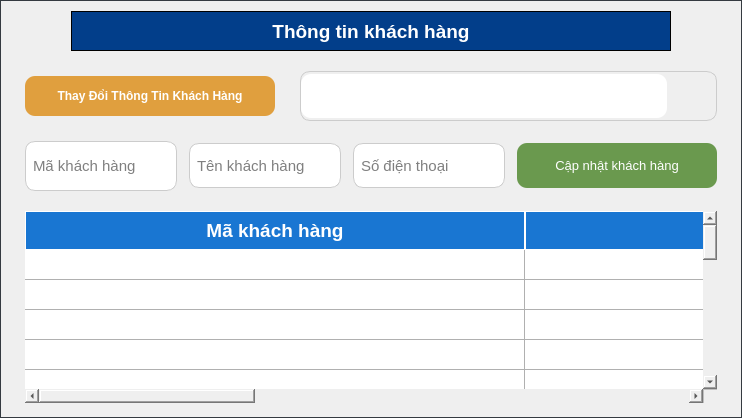
               <widget class="QWidget" name="customer_page">
                <property name="styleSheet">
                 <string notr="true">border: 1px solid #343a40;</string>
                </property>
                <layout class="QVBoxLayout" name="verticalLayout_24">
                 <property name="spacing">
                  <number>20</number>
                 </property>
                 <property name="leftMargin">
                  <number>25</number>
                 </property>
                 <property name="rightMargin">
                  <number>25</number>
                 </property>
                 <property name="bottomMargin">
                  <number>15</number>
                 </property>
                 <item>
                  <widget class="QFrame" name="frame_44">
                   <property name="minimumSize">
                    <size>
                     <width>0</width>
                     <height>40</height>
                    </size>
                   </property>
                   <property name="maximumSize">
                    <size>
                     <width>16777215</width>
                     <height>40</height>
                    </size>
                   </property>
                   <property name="styleSheet">
                    <string notr="true">border: none;</string>
                   </property>
                   <property name="frameShape">
                    <enum>QFrame::StyledPanel</enum>
                   </property>
                   <property name="frameShadow">
                    <enum>QFrame::Raised</enum>
                   </property>
                   <layout class="QVBoxLayout" name="verticalLayout_22">
                    <property name="leftMargin">
                     <number>0</number>
                    </property>
                    <property name="topMargin">
                     <number>0</number>
                    </property>
                    <property name="rightMargin">
                     <number>0</number>
                    </property>
                    <property name="bottomMargin">
                     <number>0</number>
                    </property>
                    <item alignment="Qt::AlignHCenter">
                     <widget class="QLabel" name="label_11">
                      <property name="minimumSize">
                       <size>
                        <width>600</width>
                        <height>0</height>
                       </size>
                      </property>
                      <property name="maximumSize">
                       <size>
                        <width>800</width>
                        <height>16777215</height>
                       </size>
                      </property>
                      <property name="font">
                       <font>
                        <pointsize>14</pointsize>
                        <weight>75</weight>
                        <bold>true</bold>
                       </font>
                      </property>
                      <property name="styleSheet">
                       <string notr="true">border: 1px solid rgb(0, 0, 0);;
background-color: #023e8a;
color: rgb(255, 255, 255)</string>
                      </property>
                      <property name="text">
                       <string>Thông tin khách hàng</string>
                      </property>
                      <property name="alignment">
                       <set>Qt::AlignCenter</set>
                      </property>
                     </widget>
                    </item>
                   </layout>
                  </widget>
                 </item>
                 <item>
                  <widget class="QFrame" name="frame_41">
                   <property name="minimumSize">
                    <size>
                     <width>0</width>
                     <height>50</height>
                    </size>
                   </property>
                   <property name="styleSheet">
                    <string notr="true">border: none;</string>
                   </property>
                   <property name="frameShape">
                    <enum>QFrame::StyledPanel</enum>
                   </property>
                   <property name="frameShadow">
                    <enum>QFrame::Raised</enum>
                   </property>
                   <layout class="QHBoxLayout" name="horizontalLayout_23">
                    <property name="spacing">
                     <number>25</number>
                    </property>
                    <property name="leftMargin">
                     <number>0</number>
                    </property>
                    <property name="topMargin">
                     <number>0</number>
                    </property>
                    <property name="rightMargin">
                     <number>0</number>
                    </property>
                    <property name="bottomMargin">
                     <number>0</number>
                    </property>
                    <item>
                     <widget class="QFrame" name="frame_42">
                      <property name="minimumSize">
                       <size>
                        <width>0</width>
                        <height>40</height>
                       </size>
                      </property>
                      <property name="maximumSize">
                       <size>
                        <width>16777215</width>
                        <height>40</height>
                       </size>
                      </property>
                      <property name="frameShape">
                       <enum>QFrame::StyledPanel</enum>
                      </property>
                      <property name="frameShadow">
                       <enum>QFrame::Raised</enum>
                      </property>
                      <layout class="QVBoxLayout" name="verticalLayout_17">
                       <property name="leftMargin">
                        <number>0</number>
                       </property>
                       <property name="topMargin">
                        <number>0</number>
                       </property>
                       <property name="rightMargin">
                        <number>0</number>
                       </property>
                       <property name="bottomMargin">
                        <number>0</number>
                       </property>
                       <item>
                        <widget class="QToolButton" name="show_update_customer_btn">
                         <property name="minimumSize">
                          <size>
                           <width>250</width>
                           <height>40</height>
                          </size>
                         </property>
                         <property name="maximumSize">
                          <size>
                           <width>250</width>
                           <height>40</height>
                          </size>
                         </property>
                         <property name="font">
                          <font>
                           <pointsize>9</pointsize>
                           <weight>75</weight>
                           <bold>true</bold>
                          </font>
                         </property>
                         <property name="styleSheet">
                          <string notr="true">#show_update_customer_btn{
background-color: #e09f3e;
color: rgb(255, 255, 255);
border-radius: 10px;
}

#show_update_customer_btn:hover{
background-color: #495057;
}</string>
                         </property>
                         <property name="text">
                          <string>Thay Đổi Thông Tin Khách Hàng</string>
                         </property>
                        </widget>
                       </item>
                      </layout>
                     </widget>
                    </item>
                    <item>
                     <widget class="QFrame" name="frame_43">
                      <property name="styleSheet">
                       <string notr="true">border: 1px solid #ccc;
border-radius: 10px;</string>
                      </property>
                      <property name="frameShape">
                       <enum>QFrame::StyledPanel</enum>
                      </property>
                      <property name="frameShadow">
                       <enum>QFrame::Raised</enum>
                      </property>
                      <layout class="QHBoxLayout" name="horizontalLayout_24">
                       <property name="leftMargin">
                        <number>0</number>
                       </property>
                       <property name="topMargin">
                        <number>0</number>
                       </property>
                       <property name="rightMargin">
                        <number>11</number>
                       </property>
                       <property name="bottomMargin">
                        <number>0</number>
                       </property>
                       <item>
                        <widget class="QLineEdit" name="search_customer_2">
                         <property name="minimumSize">
                          <size>
                           <width>0</width>
                           <height>44</height>
                          </size>
                         </property>
                         <property name="maximumSize">
                          <size>
                           <width>16777215</width>
                           <height>44</height>
                          </size>
                         </property>
                         <property name="font">
                          <font>
                           <pointsize>12</pointsize>
                          </font>
                         </property>
                         <property name="styleSheet">
                          <string notr="true">padding: 5 5px;
border: none;</string>
                         </property>
                        </widget>
                       </item>
                       <item>
                        <widget class="QPushButton" name="search_customer_btn_2">
                         <property name="cursor">
                          <cursorShape>PointingHandCursor</cursorShape>
                         </property>
                         <property name="styleSheet">
                          <string notr="true">border: none;</string>
                         </property>
                         <property name="text">
                          <string/>
                         </property>
                         <property name="icon">
                          <iconset resource="../../../resources/resources.qrc">
                           <normaloff>:/UI/icons/search.svg</normaloff>:/UI/icons/search.svg</iconset>
                         </property>
                         <property name="iconSize">
                          <size>
                           <width>35</width>
                           <height>35</height>
                          </size>
                         </property>
                        </widget>
                       </item>
                      </layout>
                     </widget>
                    </item>
                   </layout>
                  </widget>
                 </item>
                 <item>
                  <widget class="QFrame" name="contain_update_customer">
                   <property name="minimumSize">
                    <size>
                     <width>0</width>
                     <height>50</height>
                    </size>
                   </property>
                   <property name="maximumSize">
                    <size>
                     <width>16777215</width>
                     <height>50</height>
                    </size>
                   </property>
                   <property name="styleSheet">
                    <string notr="true">border: 0px solid #ccc;</string>
                   </property>
                   <property name="frameShape">
                    <enum>QFrame::StyledPanel</enum>
                   </property>
                   <property name="frameShadow">
                    <enum>QFrame::Raised</enum>
                   </property>
                   <layout class="QHBoxLayout" name="horizontalLayout_25">
                    <property name="spacing">
                     <number>12</number>
                    </property>
                    <property name="leftMargin">
                     <number>0</number>
                    </property>
                    <property name="topMargin">
                     <number>0</number>
                    </property>
                    <property name="rightMargin">
                     <number>0</number>
                    </property>
                    <property name="bottomMargin">
                     <number>0</number>
                    </property>
                    <item>
                     <widget class="QLineEdit" name="customer_id">
                      <property name="sizePolicy">
                       <sizepolicy hsizetype="Expanding" vsizetype="Preferred">
                        <horstretch>0</horstretch>
                        <verstretch>0</verstretch>
                       </sizepolicy>
                      </property>
                      <property name="font">
                       <font>
                        <pointsize>11</pointsize>
                       </font>
                      </property>
                      <property name="styleSheet">
                       <string notr="true">#customer_id{
border: 1px solid #ccc;
border-radius: 10px;
padding: 5 5px;
}</string>
                      </property>
                      <property name="readOnly">
                       <bool>true</bool>
                      </property>
                      <property name="placeholderText">
                       <string>Mã khách hàng</string>
                      </property>
                     </widget>
                    </item>
                    <item>
                     <widget class="QLineEdit" name="new_customer_name">
                      <property name="minimumSize">
                       <size>
                        <width>0</width>
                        <height>45</height>
                       </size>
                      </property>
                      <property name="maximumSize">
                       <size>
                        <width>16777215</width>
                        <height>45</height>
                       </size>
                      </property>
                      <property name="font">
                       <font>
                        <pointsize>11</pointsize>
                       </font>
                      </property>
                      <property name="styleSheet">
                       <string notr="true">#new_customer_name{
border: 1px solid #ccc;
border-radius: 10px;
padding: 5 5px;
}</string>
                      </property>
                      <property name="placeholderText">
                       <string>Tên khách hàng</string>
                      </property>
                     </widget>
                    </item>
                    <item>
                     <widget class="QLineEdit" name="new_customer_phone">
                      <property name="minimumSize">
                       <size>
                        <width>0</width>
                        <height>45</height>
                       </size>
                      </property>
                      <property name="maximumSize">
                       <size>
                        <width>16777215</width>
                        <height>45</height>
                       </size>
                      </property>
                      <property name="font">
                       <font>
                        <pointsize>11</pointsize>
                       </font>
                      </property>
                      <property name="styleSheet">
                       <string notr="true">#new_customer_phone{
border: 1px solid #ccc;
border-radius: 10px;
padding: 5 5px;
}</string>
                      </property>
                      <property name="placeholderText">
                       <string>Số điện thoại</string>
                      </property>
                     </widget>
                    </item>
                    <item>
                     <widget class="QPushButton" name="update_customer_btn">
                      <property name="minimumSize">
                       <size>
                        <width>200</width>
                        <height>45</height>
                       </size>
                      </property>
                      <property name="maximumSize">
                       <size>
                        <width>200</width>
                        <height>45</height>
                       </size>
                      </property>
                      <property name="font">
                       <font>
                        <pointsize>10</pointsize>
                       </font>
                      </property>
                      <property name="styleSheet">
                       <string notr="true">#update_customer_btn{
background-color: #6a994e;
color: #ffffff;
border-radius: 10px;
}

#update_customer_btn:hover{
background-color: #3a5a40;
}</string>
                      </property>
                      <property name="text">
                       <string>Cập nhật khách hàng</string>
                      </property>
                     </widget>
                    </item>
                   </layout>
                  </widget>
                 </item>
                 <item>
                  <widget class="QFrame" name="frame_45">
                   <property name="styleSheet">
                    <string notr="true">border: none;</string>
                   </property>
                   <property name="frameShape">
                    <enum>QFrame::StyledPanel</enum>
                   </property>
                   <property name="frameShadow">
                    <enum>QFrame::Raised</enum>
                   </property>
                   <layout class="QVBoxLayout" name="verticalLayout_25">
                    <property name="leftMargin">
                     <number>0</number>
                    </property>
                    <property name="topMargin">
                     <number>0</number>
                    </property>
                    <property name="rightMargin">
                     <number>0</number>
                    </property>
                    <property name="bottomMargin">
                     <number>0</number>
                    </property>
                    <item>
                     <widget class="QTableWidget" name="table_customer">
                      <property name="styleSheet">
                       <string notr="true">QHeaderView::section {
    background-color: #1976d2;
    font-weight: bold;
	color: rgb(255, 255, 255);
	font-size: 19px;
	padding: 5px;
	border: 1px solid rgb(255, 255, 255)
}

QTableWidget::item:selected {
    background-color: #ff7f51;
	color: rgb(255, 255, 255);
	gridline-color: rgb(0, 0, 0);
}

QTableWidget {
    gridline-color: rgb(176, 176, 176);
	border: none;
	font-size: 19px;
}


QScrollBar:vertical {
    border: none;
    background: #f0f0f0;
    width: 12px;
    margin: 0px 0px 0px 0px;
}

QScrollBar::handle:vertical {
    background: #a9a9a9;
    min-height: 50px;
    border: none;
}

QScrollBar:horizontal {
    border: none;
    background: #f0f0f0;
    height: 12px;
    margin: 0px 0px 0px 0px;
}

QScrollBar::handle:horizontal {
    background: #a9a9a9;
    min-width: 20px;
    border: none;
}
</string>
                      </property>
                      <property name="editTriggers">
                       <set>QAbstractItemView::NoEditTriggers</set>
                      </property>
                      <property name="rowCount">
                       <number>17</number>
                      </property>
                      <attribute name="horizontalHeaderDefaultSectionSize">
                       <number>500</number>
                      </attribute>
                      <attribute name="horizontalHeaderStretchLastSection">
                       <bool>true</bool>
                      </attribute>
                      <attribute name="verticalHeaderVisible">
                       <bool>false</bool>
                      </attribute>
                      <row/>
                      <row/>
                      <row/>
                      <row/>
                      <row/>
                      <row/>
                      <row/>
                      <row/>
                      <row/>
                      <row/>
                      <row/>
                      <row/>
                      <row/>
                      <row/>
                      <row/>
                      <row/>
                      <row/>
                      <column>
                       <property name="text">
                        <string>Mã khách hàng</string>
                       </property>
                      </column>
                      <column>
                       <property name="text">
                        <string>Tên khách hàng</string>
                       </property>
                      </column>
                      <column>
                       <property name="text">
                        <string>Số điện thoại</string>
                       </property>
                      </column>
                      <item row="0" column="0">
                       <property name="text">
                        <string/>
                       </property>
                       <property name="font">
                        <font>
                         <pointsize>12</pointsize>
                        </font>
                       </property>
                       <property name="textAlignment">
                        <set>AlignCenter</set>
                       </property>
                      </item>
                      <item row="0" column="1">
                       <property name="text">
                        <string/>
                       </property>
                       <property name="font">
                        <font>
                         <pointsize>12</pointsize>
                        </font>
                       </property>
                       <property name="textAlignment">
                        <set>AlignCenter</set>
                       </property>
                      </item>
                      <item row="0" column="2">
                       <property name="text">
                        <string/>
                       </property>
                       <property name="font">
                        <font>
                         <pointsize>12</pointsize>
                        </font>
                       </property>
                       <property name="textAlignment">
                        <set>AlignCenter</set>
                       </property>
                      </item>
                     </widget>
                    </item>
                   </layout>
                  </widget>
                 </item>
                </layout>
               </widget>
